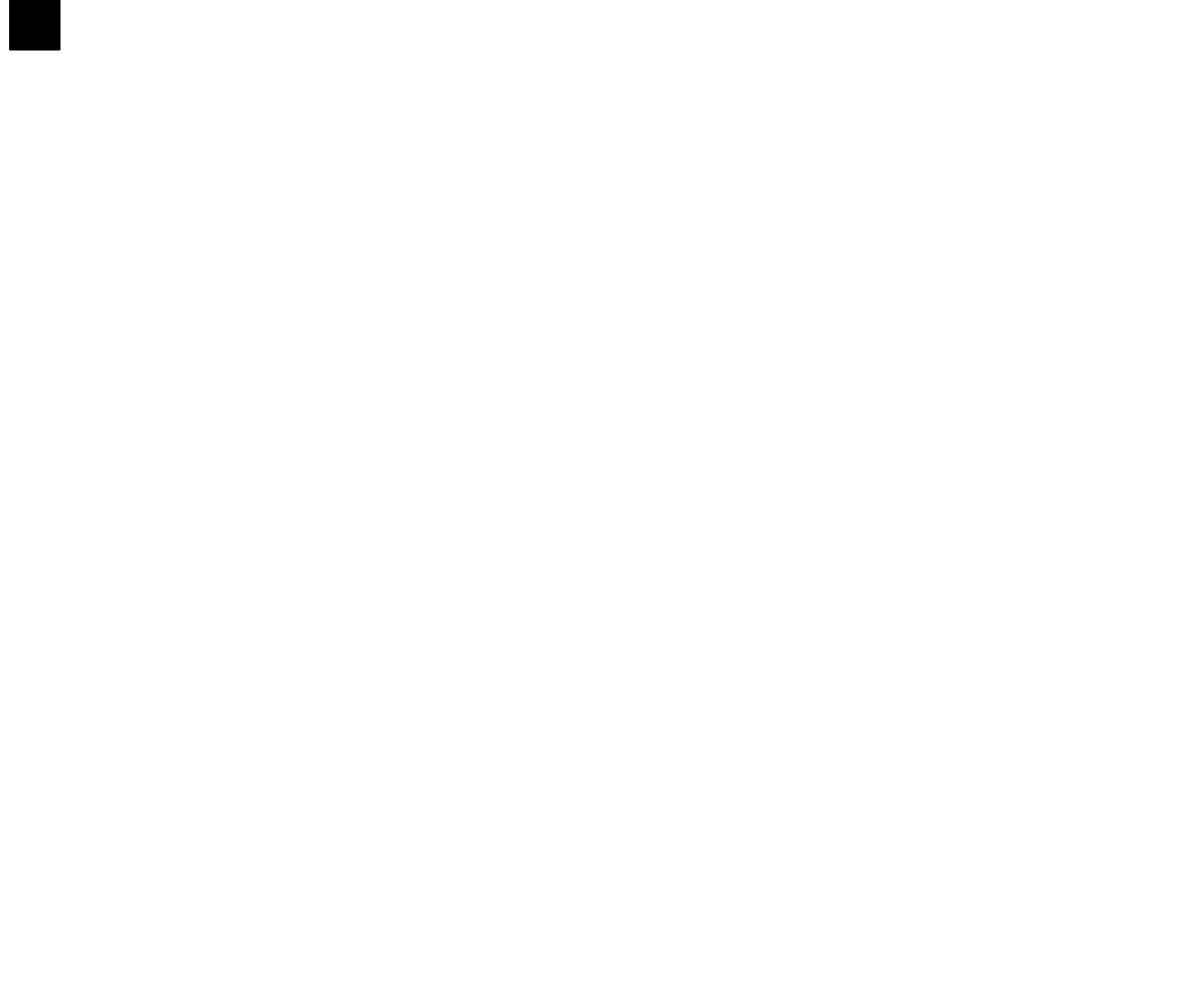
Frame 1 (no input)
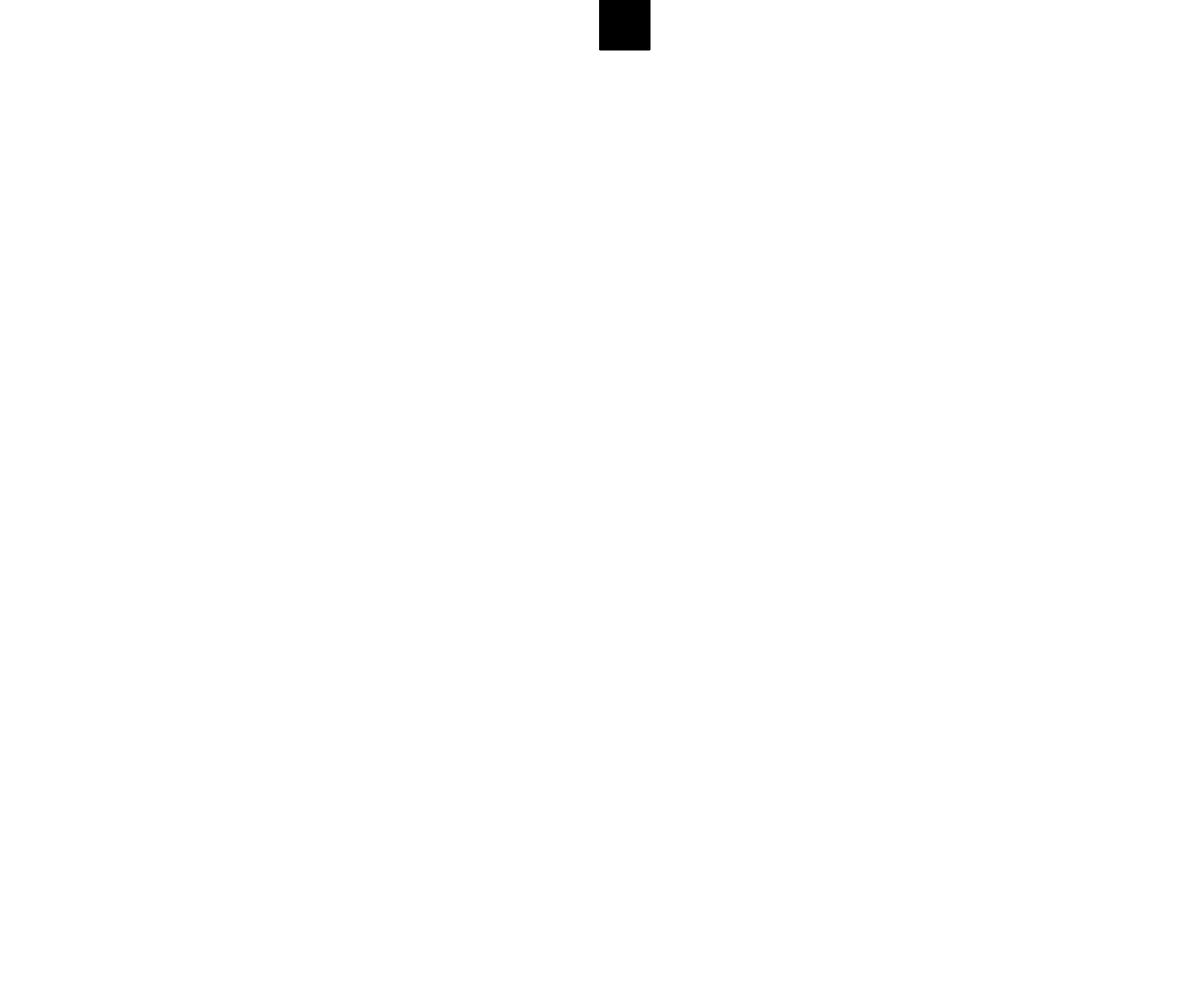
Frame 60 (no input)
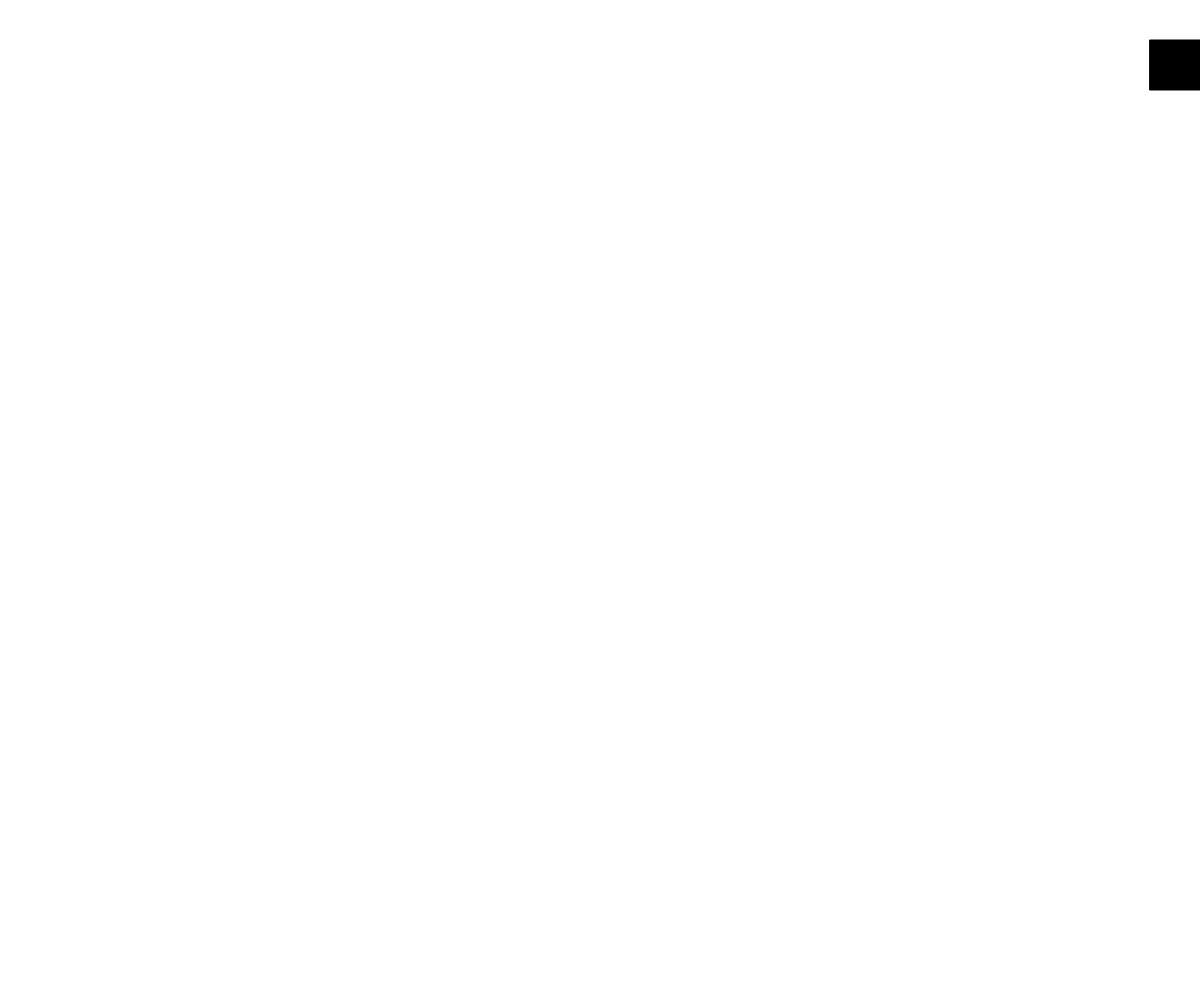
Frame 120 (the mouse pressed at the canvas centre since frame 60)

The p5.js sketch that drew these frames (run headless with seeded random() and noise() and a simulated clock; from frame 60 on, the mouse is pressed at the canvas centre):

// p5.js sketch
// ── sketch.js
// Moving Square
// Dan Schellenberg
// Feb 26, 2018

// global variables
let x;
let y;
let speed;
let squareSize;
let state;

function setup() {
  createCanvas(windowWidth, windowHeight);
  x = 0;
  y = 0;
  speed = 10;
  squareSize = 50;
  state = 1;
}

function draw() {
  background(255);

  moveSquare();

  fill(0);
  rect(x, y, squareSize, squareSize);
}



function moveSquare() {
  if (state === 1) {
    x += speed;
    if (x > width - squareSize) {
      state = 2;
      x = width - squareSize;
    }
  }
  else if (state === 2) {
    y += speed;
    if (y > height - squareSize) {
      state = 3;
      y = height - squareSize;
    }
  }
  else if (state === 3) {
    x -= speed;
    if (x < 0) {
      state = 4;
      x = 0;
    }
  }
  else if (state === 4) {
    y -= speed;
    if (y < 0) {
      state = 1;
      y = 0;
    }
  }
}
